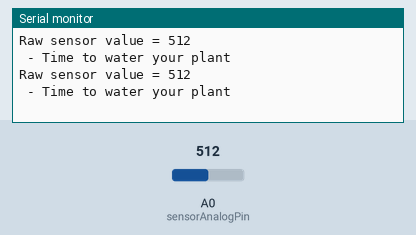
Recording of a sketch running on a simulated Arduino Uno, built with avr-gcc and run on an emulated ATmega328P. Shown: the last lines printed to the serial monitor. The test bench sets the inputs (shaded band); at power-on: A0 (sensorAnalogPin) = 512.

Above: at 1.8 s.
1.9 s: A0 (sensorAnalogPin) set to 486
At 2.8 s:
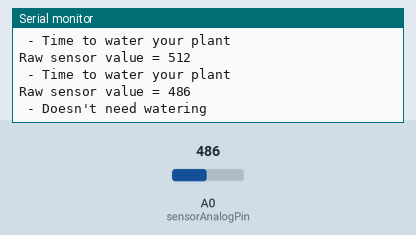
4.5 s: A0 (sensorAnalogPin) set to 510
At 5.8 s:
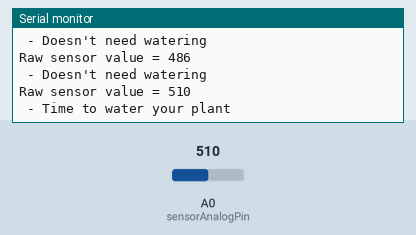
Timing chart, 0 to 7.5 s (numbered marks = the images above; inputs shaded):
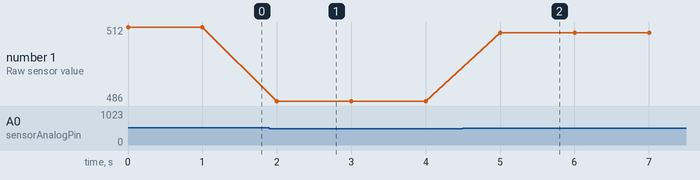

The sketch:

yl69_moisture_sensor.ino
```cpp
// select the input pin for the potentiometer
int sensorAnalogPin = A0;

// variable to store the value coming from the sensor
int sensorValue = 0;

// you can adjust the threshold value
int thresholdValue = 500;

void setup()
{
  pinMode(sensorAnalogPin, INPUT);
  Serial.begin(9600);
}


void loop()
{
  sensorValue = readSoilMoisture(sensorAnalogPin);
  Serial.print("Raw sensor value = " );
  Serial.println(sensorValue);

  if(sensorValue < thresholdValue)
  {
    Serial.println(" - Doesn't need watering");
  }
  else
  {
    Serial.println(" - Time to water your plant");
  }
  delay (1000);
}

int readSoilMoisture(int sensorAnalogPin)
{
    // read and return the value from the sensor:
    return (int) analogRead(sensorAnalogPin);
}
/*
  sensorValue = map(sensorValue,550,0,0,100);

  Serial.print("Mositure : ");
  Serial.print(sensorValue);
  Serial.println("%");
*/
```

Measured:
- the behaviour switches between 500 and 499 on A0 (sensorAnalogPin) (found by bisection; images 0 and 1)
- after the input at 1.9 s, the serial monitor: prints a new line after 0.10 s (image 1)
- after the input at 4.5 s, the serial monitor: prints a new line after 0.50 s (image 2)
- plotted number 1: 512 → 486 after the input at 1.9 s, 486 → 510 after the input at 4.5 s
